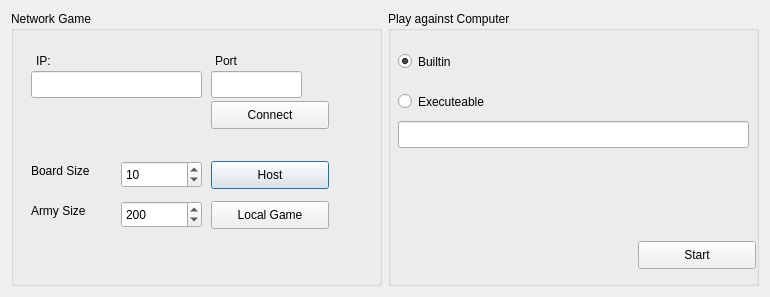
<?xml version="1.0" encoding="UTF-8"?>
<ui version="4.0">
 <class>NewGameDialog</class>
 <widget class="QDialog" name="NewGameDialog">
  <property name="geometry">
   <rect>
    <x>0</x>
    <y>0</y>
    <width>770</width>
    <height>297</height>
   </rect>
  </property>
  <property name="windowTitle">
   <string>New Game</string>
  </property>
  <property name="modal">
   <bool>true</bool>
  </property>
  <layout class="QHBoxLayout" name="horizontalLayout">
   <item>
    <widget class="QGroupBox" name="groupBox">
     <property name="title">
      <string>Network Game</string>
     </property>
     <property name="flat">
      <bool>false</bool>
     </property>
     <property name="checkable">
      <bool>false</bool>
     </property>
     <widget class="QPushButton" name="btnHost">
      <property name="geometry">
       <rect>
        <x>200</x>
        <y>150</y>
        <width>118</width>
        <height>28</height>
       </rect>
      </property>
      <property name="text">
       <string>Host</string>
      </property>
     </widget>
     <widget class="QPushButton" name="btnConnect">
      <property name="geometry">
       <rect>
        <x>200</x>
        <y>90</y>
        <width>118</width>
        <height>28</height>
       </rect>
      </property>
      <property name="text">
       <string>Connect</string>
      </property>
     </widget>
     <widget class="QLineEdit" name="txtIP">
      <property name="geometry">
       <rect>
        <x>20</x>
        <y>60</y>
        <width>171</width>
        <height>27</height>
       </rect>
      </property>
     </widget>
     <widget class="QLabel" name="label">
      <property name="geometry">
       <rect>
        <x>25</x>
        <y>40</y>
        <width>71</width>
        <height>19</height>
       </rect>
      </property>
      <property name="text">
       <string>IP:</string>
      </property>
     </widget>
     <widget class="QLineEdit" name="txtPort">
      <property name="geometry">
       <rect>
        <x>200</x>
        <y>60</y>
        <width>91</width>
        <height>27</height>
       </rect>
      </property>
     </widget>
     <widget class="QLabel" name="label_2">
      <property name="geometry">
       <rect>
        <x>204</x>
        <y>40</y>
        <width>71</width>
        <height>19</height>
       </rect>
      </property>
      <property name="text">
       <string>Port</string>
      </property>
     </widget>
     <widget class="QSpinBox" name="spinBoardSize">
      <property name="geometry">
       <rect>
        <x>110</x>
        <y>150</y>
        <width>81</width>
        <height>27</height>
       </rect>
      </property>
      <property name="minimum">
       <number>5</number>
      </property>
      <property name="maximum">
       <number>40</number>
      </property>
      <property name="value">
       <number>10</number>
      </property>
     </widget>
     <widget class="QLabel" name="label_3">
      <property name="geometry">
       <rect>
        <x>20</x>
        <y>150</y>
        <width>91</width>
        <height>19</height>
       </rect>
      </property>
      <property name="text">
       <string>Board Size</string>
      </property>
     </widget>
     <widget class="QSpinBox" name="spinArmySize">
      <property name="geometry">
       <rect>
        <x>110</x>
        <y>190</y>
        <width>81</width>
        <height>27</height>
       </rect>
      </property>
      <property name="minimum">
       <number>50</number>
      </property>
      <property name="maximum">
       <number>600</number>
      </property>
      <property name="value">
       <number>200</number>
      </property>
     </widget>
     <widget class="QLabel" name="label_4">
      <property name="geometry">
       <rect>
        <x>20</x>
        <y>190</y>
        <width>91</width>
        <height>19</height>
       </rect>
      </property>
      <property name="text">
       <string>Army Size</string>
      </property>
     </widget>
     <widget class="QPushButton" name="btnLocalGame">
      <property name="geometry">
       <rect>
        <x>200</x>
        <y>190</y>
        <width>118</width>
        <height>28</height>
       </rect>
      </property>
      <property name="text">
       <string>Local Game</string>
      </property>
     </widget>
    </widget>
   </item>
   <item>
    <widget class="QGroupBox" name="groupBox_2">
     <property name="title">
      <string>Play against Computer</string>
     </property>
     <widget class="QPushButton" name="btnStartAIGame">
      <property name="geometry">
       <rect>
        <x>250</x>
        <y>230</y>
        <width>118</width>
        <height>28</height>
       </rect>
      </property>
      <property name="text">
       <string>Start</string>
      </property>
     </widget>
     <widget class="QRadioButton" name="radioButton">
      <property name="geometry">
       <rect>
        <x>10</x>
        <y>40</y>
        <width>121</width>
        <height>21</height>
       </rect>
      </property>
      <property name="text">
       <string>Builtin</string>
      </property>
      <property name="checked">
       <bool>true</bool>
      </property>
     </widget>
     <widget class="QRadioButton" name="radioButton_2">
      <property name="geometry">
       <rect>
        <x>10</x>
        <y>80</y>
        <width>121</width>
        <height>21</height>
       </rect>
      </property>
      <property name="text">
       <string>Executeable</string>
      </property>
     </widget>
     <widget class="QLineEdit" name="txtExecutable">
      <property name="geometry">
       <rect>
        <x>10</x>
        <y>110</y>
        <width>351</width>
        <height>27</height>
       </rect>
      </property>
     </widget>
    </widget>
   </item>
  </layout>
 </widget>
 <resources/>
 <connections/>
</ui>
